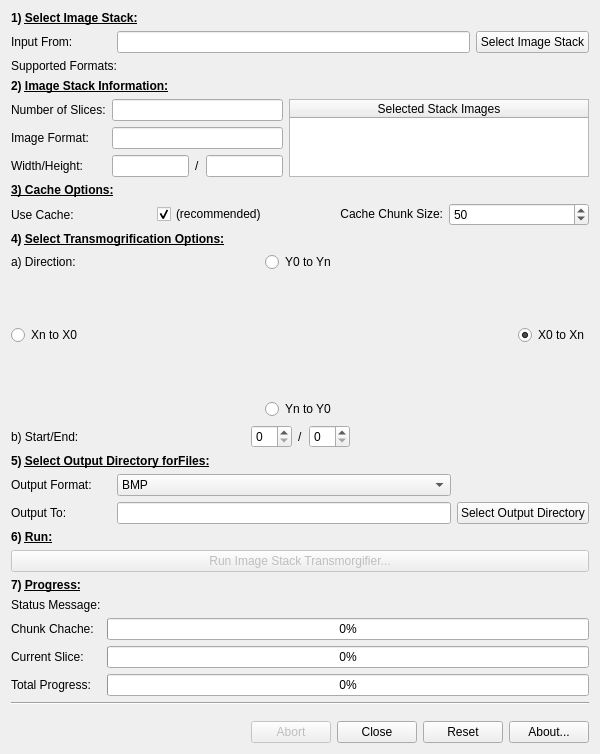
<?xml version="1.0" encoding="UTF-8"?>
<ui version="4.0">
 <class>MainWindow</class>
 <widget class="QMainWindow" name="MainWindow">
  <property name="geometry">
   <rect>
    <x>0</x>
    <y>0</y>
    <width>600</width>
    <height>740</height>
   </rect>
  </property>
  <property name="windowTitle">
   <string>Image Stack Transmogrifer</string>
  </property>
  <property name="windowIcon">
   <iconset resource="resources.qrc">
    <normaloff>:/logo/mainLogo</normaloff>:/logo/mainLogo</iconset>
  </property>
  <widget class="QWidget" name="centralWidget">
   <layout class="QVBoxLayout" name="verticalLayout">
    <item>
     <widget class="QLabel" name="label_6">
      <property name="text">
       <string>&lt;html&gt;&lt;head/&gt;&lt;body&gt;&lt;p&gt;&lt;span style=&quot; font-weight:600;&quot;&gt;1) &lt;/span&gt;&lt;span style=&quot; font-weight:600; text-decoration: underline;&quot;&gt;Select Image Stack:&lt;/span&gt;&lt;/p&gt;&lt;/body&gt;&lt;/html&gt;</string>
      </property>
     </widget>
    </item>
    <item>
     <layout class="QGridLayout" name="gridLayout" columnminimumwidth="100,0,0">
      <item row="0" column="1">
       <widget class="QLineEdit" name="inputFrom">
        <property name="readOnly">
         <bool>true</bool>
        </property>
       </widget>
      </item>
      <item row="0" column="0">
       <widget class="QLabel" name="label">
        <property name="text">
         <string>Input From:</string>
        </property>
       </widget>
      </item>
      <item row="0" column="2">
       <widget class="QPushButton" name="inputFromButton">
        <property name="text">
         <string>Select Image Stack</string>
        </property>
       </widget>
      </item>
     </layout>
    </item>
    <item>
     <layout class="QGridLayout" name="gridLayout_4" columnstretch="0,1" columnminimumwidth="100,0">
      <property name="topMargin">
       <number>0</number>
      </property>
      <item row="0" column="0">
       <widget class="QLabel" name="label_15">
        <property name="text">
         <string>Supported Formats:</string>
        </property>
       </widget>
      </item>
      <item row="0" column="1">
       <widget class="QLabel" name="supportedImageFormats">
        <property name="text">
         <string/>
        </property>
       </widget>
      </item>
     </layout>
    </item>
    <item>
     <widget class="QLabel" name="label_2">
      <property name="text">
       <string>&lt;html&gt;&lt;head/&gt;&lt;body&gt;&lt;p&gt;&lt;span style=&quot; font-weight:600;&quot;&gt;2) &lt;/span&gt;&lt;span style=&quot; font-weight:600; text-decoration: underline;&quot;&gt;Image Stack Information:&lt;/span&gt;&lt;/p&gt;&lt;/body&gt;&lt;/html&gt;</string>
      </property>
     </widget>
    </item>
    <item>
     <layout class="QHBoxLayout" name="horizontalLayout_3" stretch="0,0">
      <property name="leftMargin">
       <number>0</number>
      </property>
      <property name="topMargin">
       <number>0</number>
      </property>
      <property name="rightMargin">
       <number>0</number>
      </property>
      <item>
       <layout class="QGridLayout" name="gridLayout_3">
        <property name="topMargin">
         <number>0</number>
        </property>
        <item row="1" column="1">
         <widget class="QLineEdit" name="imageFormat">
          <property name="readOnly">
           <bool>true</bool>
          </property>
         </widget>
        </item>
        <item row="2" column="0">
         <widget class="QLabel" name="label_5">
          <property name="text">
           <string>Width/Height:</string>
          </property>
         </widget>
        </item>
        <item row="1" column="0">
         <widget class="QLabel" name="label_4">
          <property name="text">
           <string>Image Format:</string>
          </property>
         </widget>
        </item>
        <item row="0" column="1">
         <widget class="QLineEdit" name="numberOfSlices">
          <property name="readOnly">
           <bool>true</bool>
          </property>
         </widget>
        </item>
        <item row="0" column="0">
         <widget class="QLabel" name="label_3">
          <property name="text">
           <string>Number of Slices:</string>
          </property>
         </widget>
        </item>
        <item row="2" column="1">
         <layout class="QHBoxLayout" name="horizontalLayout_2">
          <property name="topMargin">
           <number>0</number>
          </property>
          <item>
           <widget class="QLineEdit" name="imageHeight">
            <property name="readOnly">
             <bool>true</bool>
            </property>
           </widget>
          </item>
          <item>
           <widget class="QLabel" name="label_7">
            <property name="text">
             <string>/</string>
            </property>
           </widget>
          </item>
          <item>
           <widget class="QLineEdit" name="imageWidth">
            <property name="readOnly">
             <bool>true</bool>
            </property>
           </widget>
          </item>
         </layout>
        </item>
        <item row="3" column="0">
         <spacer name="verticalSpacer">
          <property name="orientation">
           <enum>Qt::Vertical</enum>
          </property>
          <property name="sizeHint" stdset="0">
           <size>
            <width>20</width>
            <height>40</height>
           </size>
          </property>
         </spacer>
        </item>
       </layout>
      </item>
      <item>
       <widget class="QTableWidget" name="selectedStackFiles">
        <property name="minimumSize">
         <size>
          <width>300</width>
          <height>0</height>
         </size>
        </property>
        <property name="editTriggers">
         <set>QAbstractItemView::NoEditTriggers</set>
        </property>
        <property name="dragDropOverwriteMode">
         <bool>false</bool>
        </property>
        <attribute name="horizontalHeaderStretchLastSection">
         <bool>true</bool>
        </attribute>
        <attribute name="verticalHeaderStretchLastSection">
         <bool>false</bool>
        </attribute>
        <column>
         <property name="text">
          <string>Selected Stack Images</string>
         </property>
        </column>
       </widget>
      </item>
     </layout>
    </item>
    <item>
     <widget class="QLabel" name="label_22">
      <property name="text">
       <string>&lt;html&gt;&lt;head/&gt;&lt;body&gt;&lt;p&gt;&lt;span style=&quot; font-weight:600; text-decoration: underline;&quot;&gt;3) Cache Options:&lt;/span&gt;&lt;/p&gt;&lt;/body&gt;&lt;/html&gt;</string>
      </property>
     </widget>
    </item>
    <item>
     <layout class="QGridLayout" name="gridLayout_7">
      <property name="topMargin">
       <number>0</number>
      </property>
      <item row="0" column="2">
       <widget class="QLabel" name="label_16">
        <property name="text">
         <string>&lt;html&gt;&lt;head/&gt;&lt;body&gt;&lt;p align=&quot;right&quot;&gt;Cache Chunk Size:&lt;/p&gt;&lt;/body&gt;&lt;/html&gt;</string>
        </property>
       </widget>
      </item>
      <item row="0" column="1">
       <widget class="QCheckBox" name="useCache">
        <property name="text">
         <string>(recommended)</string>
        </property>
        <property name="checked">
         <bool>true</bool>
        </property>
       </widget>
      </item>
      <item row="0" column="0">
       <widget class="QLabel" name="label_19">
        <property name="text">
         <string>Use Cache:</string>
        </property>
       </widget>
      </item>
      <item row="0" column="3">
       <widget class="QSpinBox" name="cacheChuckSize">
        <property name="minimum">
         <number>10</number>
        </property>
        <property name="maximum">
         <number>100</number>
        </property>
        <property name="singleStep">
         <number>10</number>
        </property>
        <property name="value">
         <number>50</number>
        </property>
       </widget>
      </item>
     </layout>
    </item>
    <item>
     <widget class="QLabel" name="label_8">
      <property name="text">
       <string>&lt;html&gt;&lt;head/&gt;&lt;body&gt;&lt;p&gt;&lt;span style=&quot; font-weight:600;&quot;&gt;4) &lt;/span&gt;&lt;span style=&quot; font-weight:600; text-decoration: underline;&quot;&gt;Select Transmogrification Options:&lt;/span&gt;&lt;/p&gt;&lt;/body&gt;&lt;/html&gt;</string>
      </property>
     </widget>
    </item>
    <item>
     <layout class="QGridLayout" name="gridLayout_6" columnstretch="0,0,0">
      <property name="topMargin">
       <number>0</number>
      </property>
      <property name="bottomMargin">
       <number>0</number>
      </property>
      <item row="1" column="1">
       <layout class="QHBoxLayout" name="horizontalLayout_6">
        <item>
         <widget class="QLabel" name="boxDiagram">
          <property name="sizePolicy">
           <sizepolicy hsizetype="Fixed" vsizetype="Fixed">
            <horstretch>0</horstretch>
            <verstretch>0</verstretch>
           </sizepolicy>
          </property>
          <property name="minimumSize">
           <size>
            <width>132</width>
            <height>115</height>
           </size>
          </property>
          <property name="maximumSize">
           <size>
            <width>132</width>
            <height>115</height>
           </size>
          </property>
          <property name="text">
           <string/>
          </property>
          <property name="pixmap">
           <pixmap resource="resources.qrc">:/image/X0toXn</pixmap>
          </property>
          <property name="scaledContents">
           <bool>true</bool>
          </property>
         </widget>
        </item>
       </layout>
      </item>
      <item row="0" column="1">
       <layout class="QHBoxLayout" name="horizontalLayout_4">
        <property name="topMargin">
         <number>0</number>
        </property>
        <item>
         <spacer name="horizontalSpacer_2">
          <property name="orientation">
           <enum>Qt::Horizontal</enum>
          </property>
          <property name="sizeHint" stdset="0">
           <size>
            <width>40</width>
            <height>20</height>
           </size>
          </property>
         </spacer>
        </item>
        <item>
         <widget class="QRadioButton" name="directionY0toYn">
          <property name="enabled">
           <bool>true</bool>
          </property>
          <property name="text">
           <string>Y0 to Yn</string>
          </property>
         </widget>
        </item>
        <item>
         <spacer name="horizontalSpacer_3">
          <property name="orientation">
           <enum>Qt::Horizontal</enum>
          </property>
          <property name="sizeHint" stdset="0">
           <size>
            <width>40</width>
            <height>20</height>
           </size>
          </property>
         </spacer>
        </item>
       </layout>
      </item>
      <item row="1" column="0">
       <widget class="QRadioButton" name="directionXntoX0">
        <property name="enabled">
         <bool>true</bool>
        </property>
        <property name="text">
         <string>Xn to X0</string>
        </property>
       </widget>
      </item>
      <item row="1" column="2">
       <widget class="QRadioButton" name="directionX0toXn">
        <property name="text">
         <string>X0 to Xn</string>
        </property>
        <property name="checked">
         <bool>true</bool>
        </property>
       </widget>
      </item>
      <item row="2" column="1">
       <layout class="QHBoxLayout" name="horizontalLayout_7">
        <item>
         <spacer name="horizontalSpacer_5">
          <property name="orientation">
           <enum>Qt::Horizontal</enum>
          </property>
          <property name="sizeHint" stdset="0">
           <size>
            <width>40</width>
            <height>20</height>
           </size>
          </property>
         </spacer>
        </item>
        <item>
         <widget class="QRadioButton" name="directionYntoY0">
          <property name="enabled">
           <bool>true</bool>
          </property>
          <property name="text">
           <string>Yn to Y0</string>
          </property>
         </widget>
        </item>
        <item>
         <spacer name="horizontalSpacer_4">
          <property name="orientation">
           <enum>Qt::Horizontal</enum>
          </property>
          <property name="sizeHint" stdset="0">
           <size>
            <width>40</width>
            <height>20</height>
           </size>
          </property>
         </spacer>
        </item>
       </layout>
      </item>
      <item row="3" column="0">
       <widget class="QLabel" name="label_21">
        <property name="text">
         <string>b) Start/End:</string>
        </property>
       </widget>
      </item>
      <item row="0" column="0">
       <widget class="QLabel" name="label_9">
        <property name="text">
         <string>a) Direction:</string>
        </property>
       </widget>
      </item>
      <item row="3" column="1">
       <layout class="QHBoxLayout" name="horizontalLayout_8">
        <item>
         <spacer name="horizontalSpacer_8">
          <property name="orientation">
           <enum>Qt::Horizontal</enum>
          </property>
          <property name="sizeHint" stdset="0">
           <size>
            <width>40</width>
            <height>20</height>
           </size>
          </property>
         </spacer>
        </item>
        <item>
         <widget class="QSpinBox" name="startAtNumber"/>
        </item>
        <item>
         <widget class="QLabel" name="label_24">
          <property name="text">
           <string>/</string>
          </property>
         </widget>
        </item>
        <item>
         <widget class="QSpinBox" name="endAtNumber"/>
        </item>
        <item>
         <spacer name="horizontalSpacer_7">
          <property name="orientation">
           <enum>Qt::Horizontal</enum>
          </property>
          <property name="sizeHint" stdset="0">
           <size>
            <width>40</width>
            <height>20</height>
           </size>
          </property>
         </spacer>
        </item>
       </layout>
      </item>
     </layout>
    </item>
    <item>
     <widget class="QLabel" name="label_11">
      <property name="text">
       <string>&lt;html&gt;&lt;head/&gt;&lt;body&gt;&lt;p&gt;&lt;span style=&quot; font-weight:600;&quot;&gt;5) &lt;/span&gt;&lt;span style=&quot; font-weight:600; text-decoration: underline;&quot;&gt;Select Output Directory forFiles:&lt;/span&gt;&lt;/p&gt;&lt;/body&gt;&lt;/html&gt;</string>
      </property>
     </widget>
    </item>
    <item>
     <layout class="QGridLayout" name="gridLayout_2" columnminimumwidth="100,0,0,0">
      <property name="topMargin">
       <number>0</number>
      </property>
      <item row="1" column="2">
       <widget class="QLineEdit" name="outputTo">
        <property name="readOnly">
         <bool>true</bool>
        </property>
       </widget>
      </item>
      <item row="1" column="0">
       <widget class="QLabel" name="label_12">
        <property name="text">
         <string>Output To:</string>
        </property>
       </widget>
      </item>
      <item row="1" column="3">
       <widget class="QPushButton" name="outputToButton">
        <property name="text">
         <string>Select Output Directory</string>
        </property>
       </widget>
      </item>
      <item row="0" column="0">
       <widget class="QLabel" name="label_20">
        <property name="text">
         <string>Output Format:</string>
        </property>
       </widget>
      </item>
      <item row="0" column="2">
       <widget class="QComboBox" name="outputFormat">
        <property name="sizeAdjustPolicy">
         <enum>QComboBox::AdjustToContentsOnFirstShow</enum>
        </property>
        <item>
         <property name="text">
          <string>BMP</string>
         </property>
        </item>
        <item>
         <property name="text">
          <string>JPEG</string>
         </property>
        </item>
        <item>
         <property name="text">
          <string>PNG</string>
         </property>
        </item>
        <item>
         <property name="text">
          <string>TIFF</string>
         </property>
        </item>
       </widget>
      </item>
     </layout>
    </item>
    <item>
     <widget class="QLabel" name="label_10">
      <property name="text">
       <string>&lt;html&gt;&lt;head/&gt;&lt;body&gt;&lt;p&gt;&lt;span style=&quot; font-weight:600;&quot;&gt;6) &lt;/span&gt;&lt;span style=&quot; font-weight:600; text-decoration: underline;&quot;&gt;Run:&lt;/span&gt;&lt;/p&gt;&lt;/body&gt;&lt;/html&gt;</string>
      </property>
     </widget>
    </item>
    <item>
     <layout class="QHBoxLayout" name="horizontalLayout">
      <item>
       <widget class="QPushButton" name="runButton">
        <property name="enabled">
         <bool>false</bool>
        </property>
        <property name="text">
         <string>Run Image Stack Transmorgifier...</string>
        </property>
       </widget>
      </item>
     </layout>
    </item>
    <item>
     <widget class="QLabel" name="label_14">
      <property name="text">
       <string>&lt;html&gt;&lt;head/&gt;&lt;body&gt;&lt;p&gt;&lt;span style=&quot; font-weight:600;&quot;&gt;7) &lt;/span&gt;&lt;span style=&quot; font-weight:600; text-decoration: underline;&quot;&gt;Progress:&lt;/span&gt;&lt;/p&gt;&lt;/body&gt;&lt;/html&gt;</string>
      </property>
     </widget>
    </item>
    <item>
     <layout class="QGridLayout" name="gridLayout_5">
      <property name="topMargin">
       <number>0</number>
      </property>
      <item row="2" column="1">
       <widget class="QProgressBar" name="imageProgressBar">
        <property name="maximum">
         <number>10000</number>
        </property>
        <property name="value">
         <number>0</number>
        </property>
        <property name="textVisible">
         <bool>true</bool>
        </property>
        <property name="format">
         <string>%p%</string>
        </property>
       </widget>
      </item>
      <item row="3" column="1">
       <widget class="QProgressBar" name="totalProgressBar">
        <property name="enabled">
         <bool>true</bool>
        </property>
        <property name="value">
         <number>0</number>
        </property>
        <property name="textVisible">
         <bool>true</bool>
        </property>
        <property name="orientation">
         <enum>Qt::Horizontal</enum>
        </property>
        <property name="invertedAppearance">
         <bool>false</bool>
        </property>
        <property name="textDirection">
         <enum>QProgressBar::TopToBottom</enum>
        </property>
        <property name="format">
         <string>%p%</string>
        </property>
       </widget>
      </item>
      <item row="3" column="0">
       <widget class="QLabel" name="label_18">
        <property name="text">
         <string>Total Progress:</string>
        </property>
       </widget>
      </item>
      <item row="2" column="0">
       <widget class="QLabel" name="label_17">
        <property name="text">
         <string>Current Slice:</string>
        </property>
       </widget>
      </item>
      <item row="1" column="1">
       <widget class="QProgressBar" name="chunkProgressBar">
        <property name="value">
         <number>0</number>
        </property>
       </widget>
      </item>
      <item row="1" column="0">
       <widget class="QLabel" name="label_13">
        <property name="text">
         <string>Chunk Chache:</string>
        </property>
       </widget>
      </item>
      <item row="0" column="0">
       <widget class="QLabel" name="label_23">
        <property name="text">
         <string>Status Message:</string>
        </property>
       </widget>
      </item>
      <item row="0" column="1">
       <widget class="QLabel" name="statusMessage">
        <property name="text">
         <string/>
        </property>
       </widget>
      </item>
     </layout>
    </item>
    <item>
     <widget class="Line" name="line">
      <property name="orientation">
       <enum>Qt::Horizontal</enum>
      </property>
     </widget>
    </item>
    <item>
     <layout class="QHBoxLayout" name="horizontalLayout_5">
      <property name="topMargin">
       <number>10</number>
      </property>
      <item>
       <spacer name="horizontalSpacer">
        <property name="orientation">
         <enum>Qt::Horizontal</enum>
        </property>
        <property name="sizeHint" stdset="0">
         <size>
          <width>40</width>
          <height>20</height>
         </size>
        </property>
       </spacer>
      </item>
      <item>
       <widget class="QPushButton" name="abortButton">
        <property name="enabled">
         <bool>false</bool>
        </property>
        <property name="text">
         <string>Abort</string>
        </property>
       </widget>
      </item>
      <item>
       <widget class="QPushButton" name="closeButton">
        <property name="text">
         <string>Close</string>
        </property>
       </widget>
      </item>
      <item>
       <widget class="QPushButton" name="resetButton">
        <property name="text">
         <string>Reset</string>
        </property>
       </widget>
      </item>
      <item>
       <widget class="QPushButton" name="aboutButton">
        <property name="text">
         <string>About...</string>
        </property>
       </widget>
      </item>
     </layout>
    </item>
   </layout>
  </widget>
 </widget>
 <layoutdefault spacing="6" margin="11"/>
 <resources>
  <include location="resources.qrc"/>
 </resources>
 <connections>
  <connection>
   <sender>closeButton</sender>
   <signal>clicked()</signal>
   <receiver>MainWindow</receiver>
   <slot>close()</slot>
   <hints>
    <hint type="sourcelabel">
     <x>471</x>
     <y>431</y>
    </hint>
    <hint type="destinationlabel">
     <x>299</x>
     <y>226</y>
    </hint>
   </hints>
  </connection>
 </connections>
</ui>
